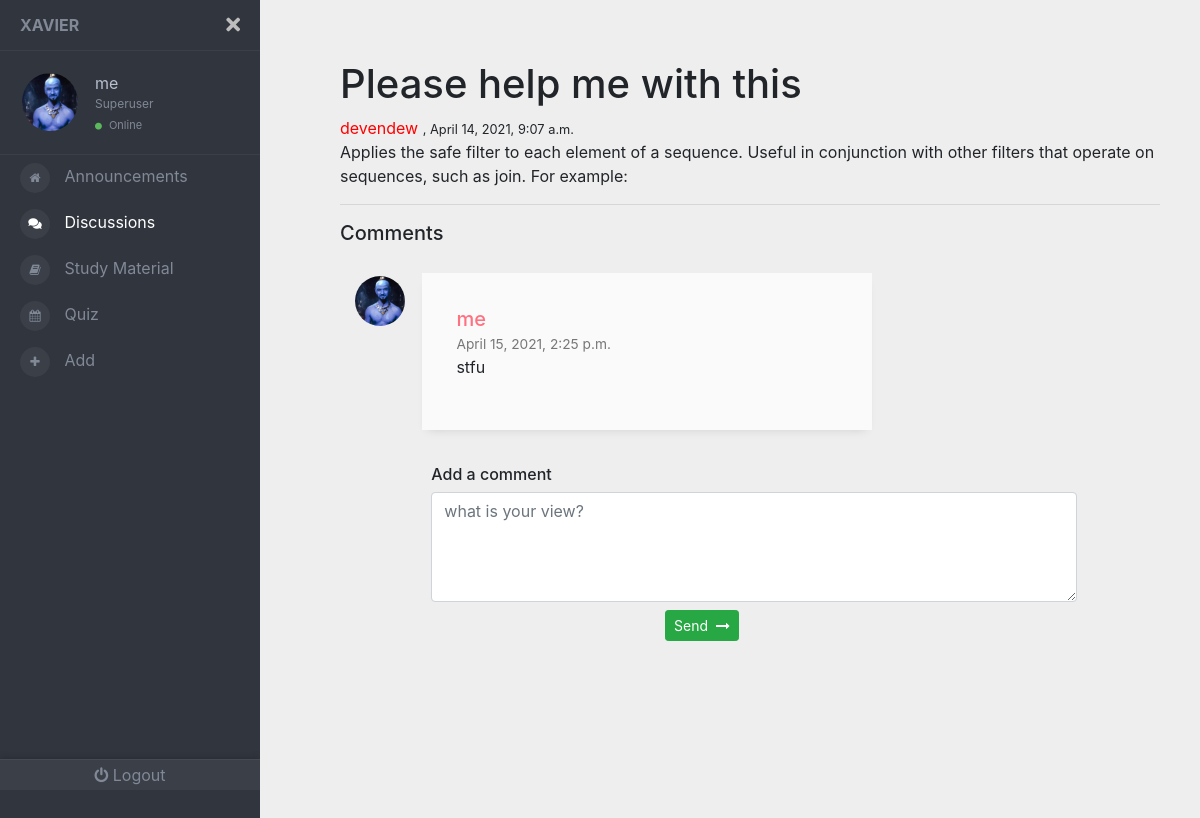
Screenshot of /discussions/main/?discuss=okQ41GXX (signed in) with the database file from the repository.
### front/models.py (models this page shows, shortened)
class Profile(models.Model):
	user= models.OneToOneField(User , on_delete = models.CASCADE )
	image = models.ImageField(default='default.jpg' , upload_to = 'profile_pics')
	color = models.CharField(max_length=7, default='#000000')

class Discussion(models.Model):
	title = models.CharField(max_length=30  , default='Please help me with this')
	content = models.TextField()
	time= models.DateTimeField(auto_now_add=True)
	author = models.ForeignKey(User , on_delete =  models.SET(get_sentinel_user))
	room = models.CharField(max_length=8, default=get_code)

class Comment(models.Model):
	content = models.TextField()
	time= models.DateTimeField(auto_now_add=True)
	author = models.ForeignKey(User , on_delete = models.CASCADE)
	room = models.CharField(max_length=8, default='00000000')

### front/views.py (the view, shortened to what this page needs)
# urls.py: path('discussions/main/',views.discuss_main ,  name='discussmainpage'),
def discuss_main(request) :
	if not(request.user.is_authenticated):
		return redirect('signpage')
	try:
		discuss=request.GET['discuss']
	except:
		return HttpResponse('<h1>No such discussion</h1>')
	discussion = Discussion.objects.filter(room=discuss)[0]
	comments = Comment.objects.filter(room=discussion.room)
	comments2 = []
	for i in range(len(comments)-1 , -1 , -1):
		comments2.append(comments[i])
	send = SendComment()
	return render(request, 'front/disc_main.html' , {'discussion' : discussion , 'comments' :comments2 , 'send' : send })

### front/views.py
class SendComment(forms.ModelForm):
	class Meta :
		model = Comment
		fields = ['content' , 'room']

### front/templates/front/disc_main.html (shortened to what this page needs)
{% load static %}
<!DOCTYPE html>
<html lang="en">
  <head>
    <link rel="stylesheet" href='{% static "front/navbar.css" %}' />
    <link
      rel="stylesheet"
      href="https://cdnjs.cloudflare.com/ajax/libs/twitter-bootstrap/4.1.1/css/bootstrap.css"
    />
    <link
      rel="stylesheet"
      href="https://use.fontawesome.com/releases/v5.0.13/css/all.css"
    />
    <link rel="stylesheet" href='{% static "front/material.css" %}' />
    <link rel="stylesheet" href='{% static "front/study.css" %}' />
  </head>
  <body  >
    <div class="page-wrapper chiller-theme toggled">
      <nav id="sidebar" class="sidebar-wrapper">
        <div class="sidebar-content">
          <div class="sidebar-brand">
            <a href="{% url 'mainpage' %} " >Xavier</a>
            <div id="close-sidebar">
              <i class="fas fa-times"></i>
            </div>
          </div>
          <div class="sidebar-header">
            <div class="user-pic">
              <img
                class="img-responsive img-rounded"
                src="{{request.user.profile.image.url}}"
                alt="User picture"
                style = "border-radius: 50% ;"
              />
            </div>
            <div class="user-info">
              <span class="user-name">
                {{ request.user.username }}
              </span>
              <span class="user-role">
                  {% if request.user.is_superuser %}
              Superuser
                 {% elif request.user.is_staff %}
              Staff
                  {% else %}
              Student
                  {% endif %}
            </span>
              <span class="user-status">
                <i class="fa fa-circle"></i>
                <span>Online</span>
              </span>
            </div>
          </div>
          <div class="sidebar-menu">
            <ul>
              <li>
                <a href="{% url 'mainpage' %} "
                  ><i class="fa fa-home" aria-hidden="true"></i>
                  <span>Announcements</span>
                </a>
              </li>
              <li>
                <a href="{% url 'discusspage' %} "  style="color: white" >
                  <i class="fas  fa-comments"></i>
                  <span>Discussions</span>
                </a>
              </li>
              <li>
                <a href="{% url 'studypage' %}"
                  ><i class="fa  fa-book"></i>
                  <span>Study Material</span>
                </a>
              </li>
              <li>
                <a href="{% url 'quizpage' %} "
                ><i class="fa fa-calendar"></i>
                  <span>Quiz</span>
                </a>
              </li>
              <li>
                <a href="{% url 'addpage' %} "
                ><i class="fa fa-plus" aria-hidden="true"></i>
                  <span>Add</span>
                </a>
              </li>
            </ul>
          </div>
          <div class="sidebar-footer">
            <a href="{% url 'logout' %} " style="text-decoration: none">
              <i class="fa fa-power-off"></i>
              <span>Logout</span></a
            >
          </div>
        </div>
      </nav>
      <main class="page-content">
        <div class="container">
          <h1>{{discussion.title}}</h1> <h7 style="color: {{discussion.author.profile.color}}">{{discussion.author}}  </h7> <small> , {{discussion.time}}</small>
          <p>
            {{discussion.content}}
          </p>
          <hr />
          <h5>Comments</h5>
          <link
            href="https://maxcdn.bootstrapcdn.com/font-awesome/4.7.0/css/font-awesome.min.css"
            rel="stylesheet"
          />
          <div class="container">
            <div class="row">
              {% for comment in comments %}
              <div class="col-md-8">
                <div class="media g-mb-30 media-comment">
                  <img
                    class="d-flex g-width-50 g-height-50 rounded-circle g-mt-3 g-mr-15"
                    src="{{comment.author.profile.image.url}}"
                    alt="Image Description"
                  />
                  <div class="media-body u-shadow-v18 g-bg-secondary g-pa-30">
                    <div class="g-mb-15">
                      <h5 class="h5 g-color-gray-dark-v1 mb-0" style="color: {{comment.author.profile.color}}">{{comment.author}}</h5>
                      <span class="g-color-gray-dark-v4 g-font-size-12"
                        >{{comment.time}}</span
                      >
                    </div>
                    <p>
                      {{comment.content}}
                    </p>
                  </div>
                </div>
              </div>
              {% endfor %}
            </div>
          </div>
          <div style="margin-top: 35px">
            <div style="display: flex; justify-content: center">
              <div class="col-10">
                <div class="comment-box ml-2">
                  <h6>Add a comment</h6>
                  <div class="comment-area">
                    <textarea
                    id = "text"
                      class="form-control"
                      placeholder="what is your view?"
                      rows="4"
                    ></textarea>
                  </div>
                  <div class="comment-btns mt-2">
                    <div class="row">
                      <div class="col-6">
                        <div class="pull-right">
	                          <button class="btn btn-success send btn-sm" type="submit" id="send2" onclick = 'comment(event)'>
	                            Send <i class="fa fa-long-arrow-right ml-1"></i>
	                          </button>
                        </div>
                      </div>
                    </div>
                  </div>
                </div>
              </div>
            </div>
          </div>
        </div>
      </main>
    </div>
  </body>
</html>

### front/templates/front/disc_main.html (style rules this page uses)
body { margin-top: 20px; background: #eee; }
@media (min-width: 0) { .g-mr-15 { margin-right: 1.07143rem !important; } }
@media (min-width: 0) { .g-mt-3 { margin-top: 0.21429rem !important; } }
.g-height-50 { height: 50px; }
.g-width-50 { width: 50px !important; }
@media (min-width: 0) { .g-pa-30 { padding: 2.14286rem !important; } }
.g-bg-secondary { background-color: #fafafa !important; }
.u-shadow-v18 { box-shadow: 0 5px 10px -6px rgba(0, 0, 0, 0.15); }
.g-color-gray-dark-v4 { color: #777 !important; }
.g-font-size-12 { font-size: 0.85714rem !important; }
.media-comment { margin-top: 20px; }

### rows the page displays
Discussion: title "Please help me with this", author "devendew", time "April 14, 2021, 9:07 a.m.", content "Applies the safe filter to each element of a sequence. Useful in conjunction with other filters that operate on sequences, such as join. For example:"
Comment: author.profile.image (picture), author "me", time "April 15, 2021, 2:25 p.m.", content "stfu"

### other values shown
{{ request.user.username }} "me"
